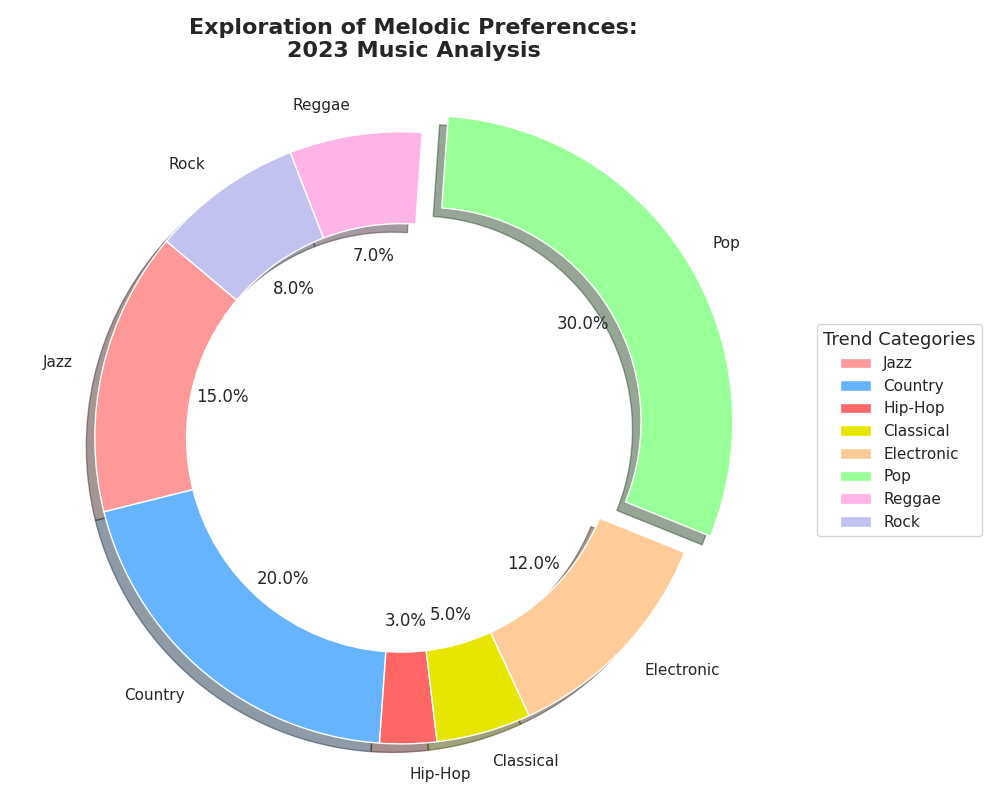

Source code (Python):
import matplotlib.pyplot as plt

genres = ['Jazz', 'Country', 'Hip-Hop', 'Classical', 'Electronic', 'Pop', 'Reggae', 'Rock']
user_distribution = [15, 20, 3, 5, 12, 30, 7, 8]

colors = ['#ff9999', '#66b3ff', '#ff6666', '#e6e600', '#ffcc99', '#99ff99', '#ffb3e6', '#c2c2f0']
explode = (0, 0, 0, 0, 0, 0.1, 0, 0)

plt.figure(figsize=(10, 8))
plt.pie(user_distribution, explode=explode, labels=genres, autopct='%1.1f%%',
        colors=colors, startangle=140, shadow=True, wedgeprops=dict(edgecolor='w', width=0.3))

plt.title("Exploration of Melodic Preferences:\n2023 Music Analysis", fontsize=16, fontweight='bold', pad=20)

plt.legend(genres, loc='center left', bbox_to_anchor=(1, 0.5), title="Trend Categories", title_fontsize='13')

plt.axis('equal')
plt.tight_layout()
plt.show()
